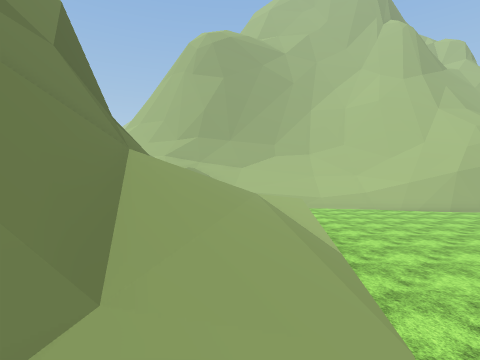
[1] (above)

16 first-person views from a walk through a scene from a Unity 3-D project. The camera is 1.2 m above the floor, looks level and sees 80° across. The floor is counted in squares, 2 m on a side. Each view is taken from the middle of a square. On the plan, view 1 faces up. The plan holds only what a view shows up to about 9 squares ahead; the rest is blank. The place goes on beyond the plan. Flat ground stands in for the terrain. Some animated figures are not drawn. Some surface patterns are stand-ins.

[2]
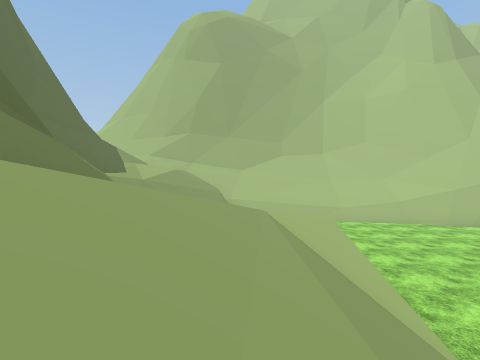

[3]
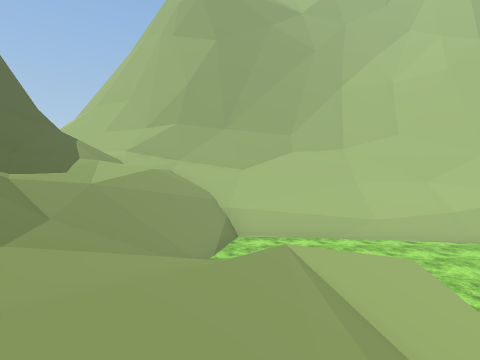

[4]
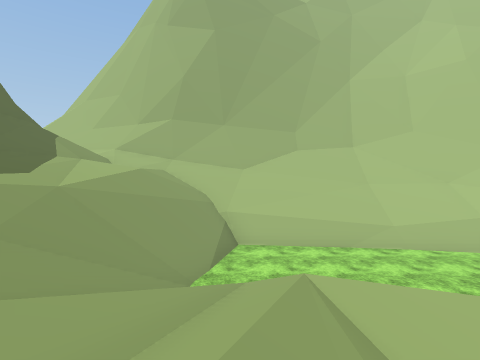

[5]
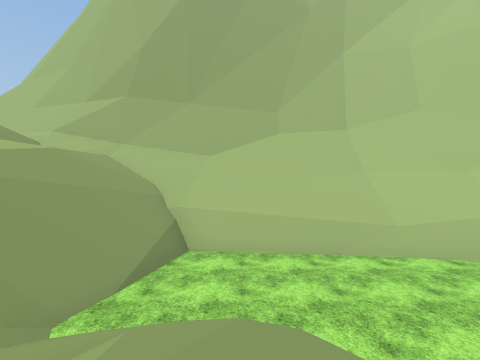

[6]
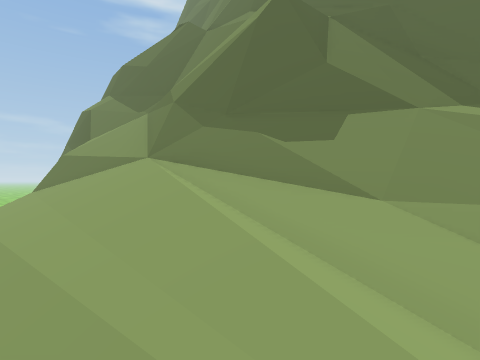

[7]
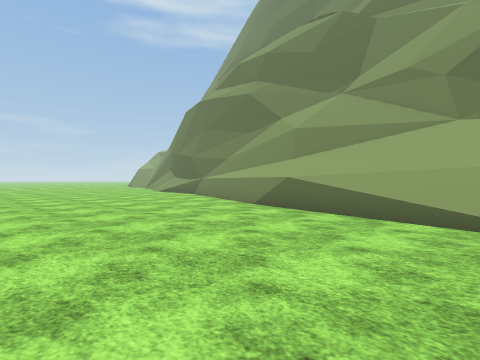

[8]
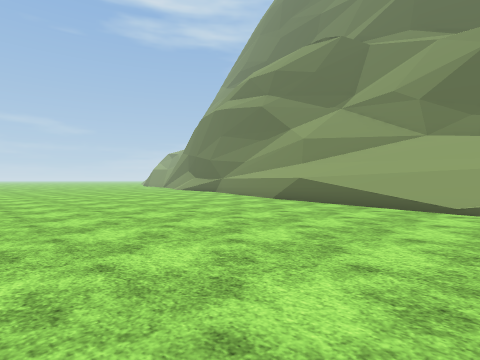

[9]
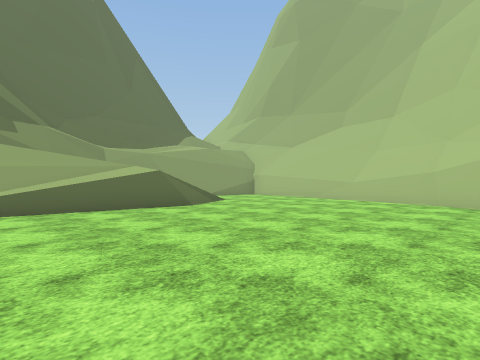

[10]
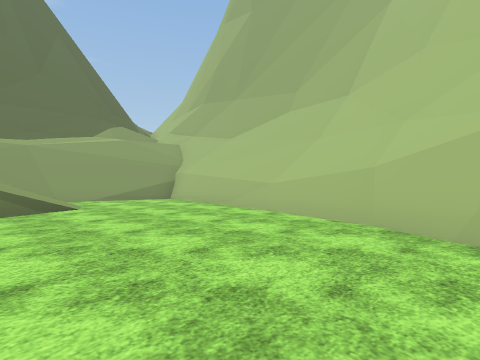

[11]
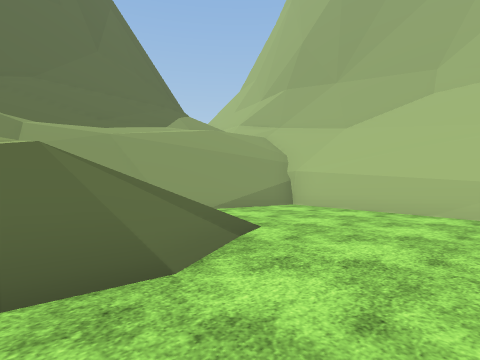

[12]
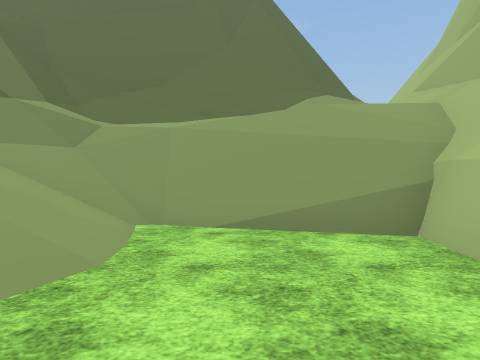

[13]
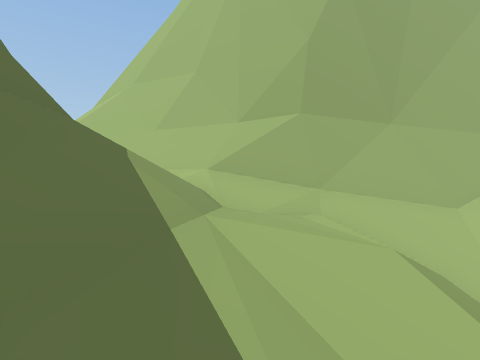

[14]
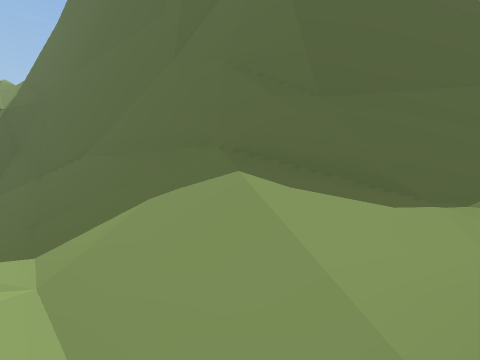

[15]
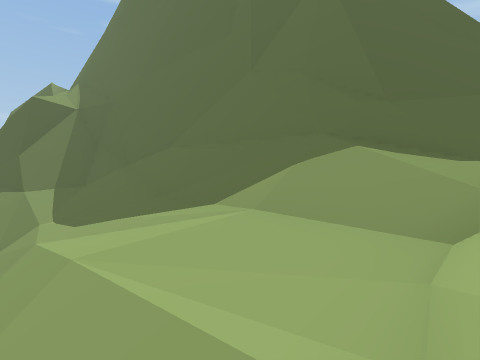

[16]
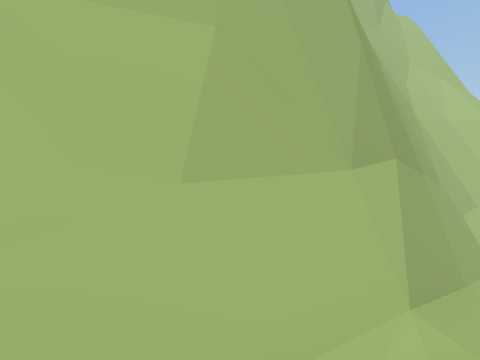

### Floor plan
Key: @ floor where view 1 was taken; # wall or solid block; . main floor; : floor 1.5 m higher than the main floor; + floor 3.75 m higher than the main floor; * floor 4 m higher than the main floor; % floor 4.25 m higher than the main floor; / step, stairs or slope; = window, fence, low wall or low ledge; ^ raised ledge; v drop or lower ground.
Columns run from 9 left of view 1 to 8 right of it. Each row starts with its distance up from view 1.
 21  #^
 20  =##
 19   #^       ^^^^
 18   #####^^######^
 17 ##/////////////#^
 16  ^#=/%*/////////#
 15   ^#/%*//=vv=////^
 14   ^^//*//......=##
 13    #=/+//.........
 12    #=////.........
 11    #=//////=......
 10    ^///////=......
  9    #//////:=......
  8    ^///////v......
  7    ##/#=////......
  6    ^^^#=////......
  5       ^#///.......
  4        ^///.......
  3     #  #///.......
  2     ^   =/=.......
  1        ^=/=.......
  0         ^@.......
 -1         #=.......

Where each view was taken, in squares from view 1:
view 1: 0 up, 0 right, facing up
view 2: 3 up, 0 right, facing up
view 3: 6 up, 0 right, facing up
view 4: 7 up, 0 right, facing up
view 5: 9 up, 1 right, facing up
view 6: 9 up, 1 right, facing down-left
view 7: 5 up, 6 right, facing down-left
view 8: 6 up, 8 right, facing down-left
view 9: 6 up, 8 right, facing up-left
view 10: 10 up, 8 right, facing up-left
view 11: 9 up, 4 right, facing up-left
view 12: 13 up, 3 right, facing left
view 13: 12 up, 4 left, facing up
view 14: 17 up, 4 left, facing down-left
view 15: 17 up, 2 left, facing down-left
view 16: 17 up, 7 left, facing up-right
